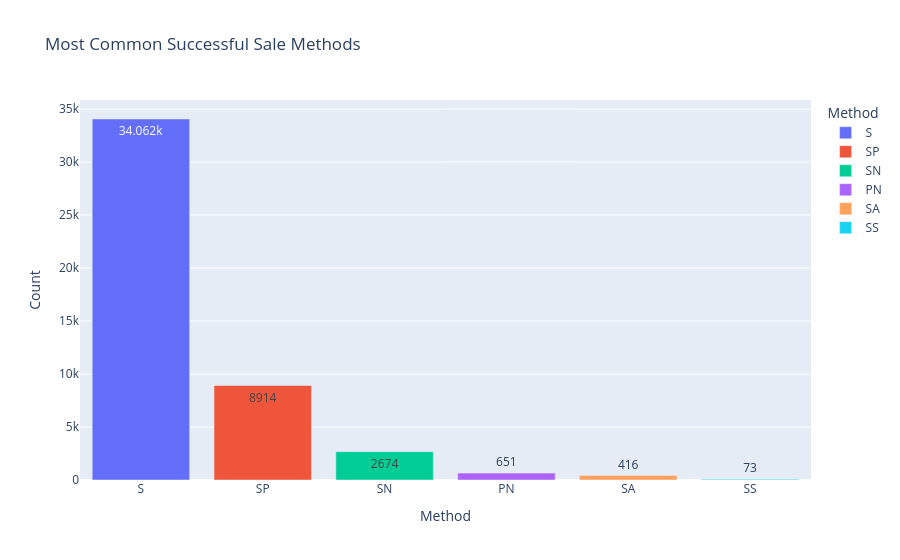

Notebook code cell kept with this figure:
### Code cell
px.bar(
    data_frame=method_counts,
    x='Method',
    y='Count',
    color='Method',
    text_auto=True,
    title='Most Common Successful Sale Methods')

### Figure 1 — Plotly figure (JSON) as saved in the notebook; plotly's stock layout.template omitted (floating-point values rounded to 4 significant figures)
{"data": [{"hovertemplate": "Method=%{x}<br>Count=%{y}<extra></extra>", "legendgroup": "S", "marker": {"color": "#636efa", "pattern": {"shape": ""}}, "name": "S", "orientation": "v", "showlegend": true, "textposition": "auto", "texttemplate": "%{y}", "type": "bar", "x": ["S"], "xaxis": "x", "y": [34062], "yaxis": "y"}, {"hovertemplate": "Method=%{x}<br>Count=%{y}<extra></extra>", "legendgroup": "SP", "marker": {"color": "#EF553B", "pattern": {"shape": ""}}, "name": "SP", "orientation": "v", "showlegend": true, "textposition": "auto", "texttemplate": "%{y}", "type": "bar", "x": ["SP"], "xaxis": "x", "y": [8914], "yaxis": "y"}, {"hovertemplate": "Method=%{x}<br>Count=%{y}<extra></extra>", "legendgroup": "SN", "marker": {"color": "#00cc96", "pattern": {"shape": ""}}, "name": "SN", "orientation": "v", "showlegend": true, "textposition": "auto", "texttemplate": "%{y}", "type": "bar", "x": ["SN"], "xaxis": "x", "y": [2674], "yaxis": "y"}, {"hovertemplate": "Method=%{x}<br>Count=%{y}<extra></extra>", "legendgroup": "PN", "marker": {"color": "#ab63fa", "pattern": {"shape": ""}}, "name": "PN", "orientation": "v", "showlegend": true, "textposition": "auto", "texttemplate": "%{y}", "type": "bar", "x": ["PN"], "xaxis": "x", "y": [651], "yaxis": "y"}, {"hovertemplate": "Method=%{x}<br>Count=%{y}<extra></extra>", "legendgroup": "SA", "marker": {"color": "#FFA15A", "pattern": {"shape": ""}}, "name": "SA", "orientation": "v", "showlegend": true, "textposition": "auto", "texttemplate": "%{y}", "type": "bar", "x": ["SA"], "xaxis": "x", "y": [416], "yaxis": "y"}, {"hovertemplate": "Method=%{x}<br>Count=%{y}<extra></extra>", "legendgroup": "SS", "marker": {"color": "#19d3f3", "pattern": {"shape": ""}}, "name": "SS", "orientation": "v", "showlegend": true, "textposition": "auto", "texttemplate": "%{y}", "type": "bar", "x": ["SS"], "xaxis": "x", "y": [73], "yaxis": "y"}], "layout": {"barmode": "relative", "legend": {"title": {"text": "Method"}, "tracegroupgap": 0}, "title": {"text": "Most Common Successful Sale Methods"}, "xaxis": {"anchor": "y", "categoryarray": ["S", "SP", "SN", "PN", "SA", "SS"], "categoryorder": "array", "domain": [0, 1], "title": {"text": "Method"}}, "yaxis": {"anchor": "x", "domain": [0, 1], "title": {"text": "Count"}}}}
